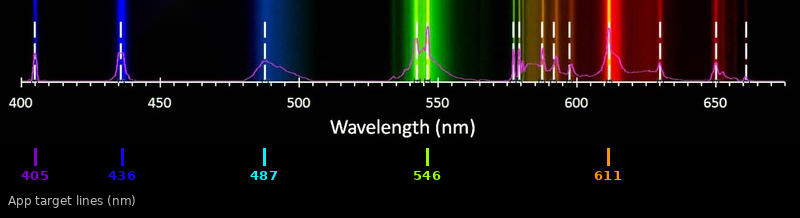
#> input picture resource/expectedDetection.png, 800 x 218 px
$ python -i HoughLineLogicModule.py   (imports and definitions only)
#> lines starting #> are read from the running program, lines starting #| are printed output that depends on the picture
#> further down, picture is the input picture: shape (218, 800, 3); mean B, G, R 12.7, 13.8, 16.8
import math
from typing import List
import cv2
import numpy as np
from PySide6.QtCore import QLine, QPoint
from PySide6.QtGui import QImage


from chromos.spectracs.logic.spectral.video.SpectralImageLogicModule import SpectralImageLogicModule


class HoughLineLogicModule:

    def auto_canny(self,image, sigma=0.33):
        # compute the median of the single channel pixel intensities

        # kernel = np.ones((5, 5), np.float32) / 25
        # image = cv2.filter2D(image, -1, kernel)


#> called with sigma = 0.33
        threshold = 40
        assignValue = 255  # Value to assign the pixel if the threshold is met
        threshold_method = cv2.THRESH_BINARY
        _,image = cv2.threshold(image, threshold, assignValue, threshold_method)
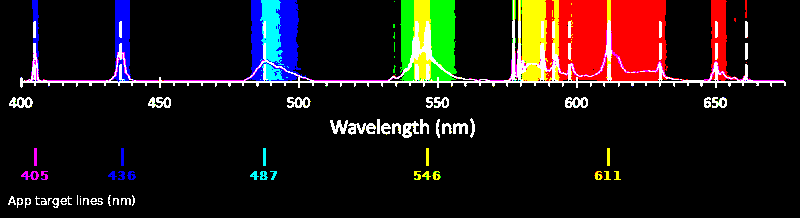
#> image: shape (218, 800, 3); mean of channels 0, 1, 2 20.5, 22.7, 31.4; drawn as B, G, R

        image = cv2.convertScaleAbs(image, 10, -10)
        image = cv2.bilateralFilter(image, 9, 75, 75)

        v = np.median(image)
#> v = 0
        # apply automatic Canny edge detection using the computed median
        lower = int(max(0, (1.0 - sigma) * v))
#> lower = 0
        upper = int(min(255, (1.0 + sigma) * v))
#> upper = 0
        edged = cv2.Canny(image, lower, upper)
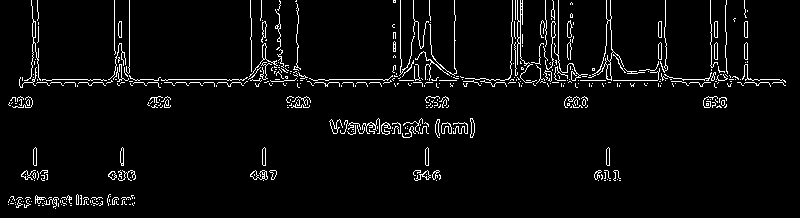
#> edged: shape (218, 800); 4.3% white in thin lines or dots
        # return the edged image
        return edged

    # [145 lines left out: functions getBoundingLines, getHoughLines, get_intersect, draw_lines, not called in this run]

>>> import cv2
>>> picture = cv2.imread('../../../../../../resource/expectedDetection.png')
>>> result = HoughLineLogicModule().auto_canny(picture)
